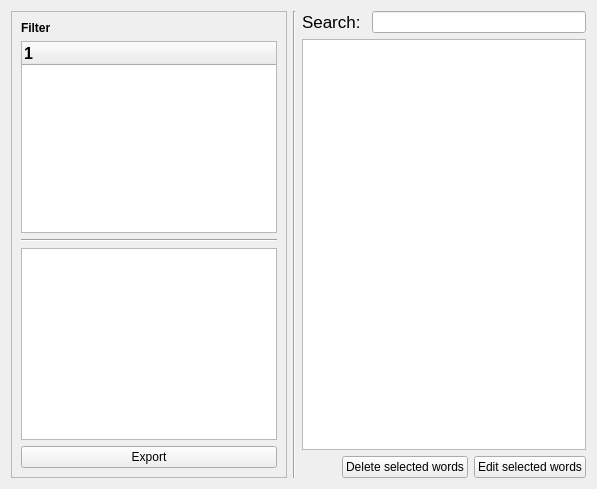
        <widget class="QWidget" name="database_tab_page">
         <attribute name="title">
          <string>Database</string>
         </attribute>
         <layout class="QHBoxLayout" name="horizontalLayout_9">
          <item>
           <widget class="QFrame" name="frame">
            <property name="sizePolicy">
             <sizepolicy hsizetype="Fixed" vsizetype="Fixed">
              <horstretch>0</horstretch>
              <verstretch>0</verstretch>
             </sizepolicy>
            </property>
            <property name="frameShape">
             <enum>QFrame::StyledPanel</enum>
            </property>
            <property name="frameShadow">
             <enum>QFrame::Raised</enum>
            </property>
            <layout class="QVBoxLayout" name="verticalLayout_6">
             <item>
              <layout class="QVBoxLayout" name="verticalLayout_14">
               <item>
                <widget class="QLabel" name="label_13">
                 <property name="font">
                  <font>
                   <weight>75</weight>
                   <bold>true</bold>
                  </font>
                 </property>
                 <property name="text">
                  <string>Filter</string>
                 </property>
                </widget>
               </item>
               <item>
                <widget class="QTreeWidget" name="course_treeWidget">
                 <property name="sizePolicy">
                  <sizepolicy hsizetype="Minimum" vsizetype="MinimumExpanding">
                   <horstretch>0</horstretch>
                   <verstretch>0</verstretch>
                  </sizepolicy>
                 </property>
                 <property name="font">
                  <font>
                   <pointsize>12</pointsize>
                   <weight>75</weight>
                   <bold>true</bold>
                  </font>
                 </property>
                 <property name="frameShadow">
                  <enum>QFrame::Sunken</enum>
                 </property>
                 <property name="lineWidth">
                  <number>2</number>
                 </property>
                 <property name="editTriggers">
                  <set>QAbstractItemView::DoubleClicked</set>
                 </property>
                 <property name="dragEnabled">
                  <bool>true</bool>
                 </property>
                 <property name="dragDropOverwriteMode">
                  <bool>true</bool>
                 </property>
                 <property name="dragDropMode">
                  <enum>QAbstractItemView::DragDrop</enum>
                 </property>
                 <property name="alternatingRowColors">
                  <bool>true</bool>
                 </property>
                 <property name="selectionMode">
                  <enum>QAbstractItemView::MultiSelection</enum>
                 </property>
                 <property name="indentation">
                  <number>12</number>
                 </property>
                 <property name="rootIsDecorated">
                  <bool>true</bool>
                 </property>
                 <property name="itemsExpandable">
                  <bool>true</bool>
                 </property>
                 <property name="allColumnsShowFocus">
                  <bool>false</bool>
                 </property>
                 <property name="wordWrap">
                  <bool>true</bool>
                 </property>
                 <property name="headerHidden">
                  <bool>false</bool>
                 </property>
                 <property name="expandsOnDoubleClick">
                  <bool>true</bool>
                 </property>
                 <column>
                  <property name="text">
                   <string notr="true">1</string>
                  </property>
                 </column>
                </widget>
               </item>
               <item>
                <layout class="QHBoxLayout" name="horizontalLayout_6">
                 <property name="sizeConstraint">
                  <enum>QLayout::SetMaximumSize</enum>
                 </property>
                </layout>
               </item>
               <item>
                <widget class="Line" name="line_15">
                 <property name="orientation">
                  <enum>Qt::Horizontal</enum>
                 </property>
                </widget>
               </item>
               <item>
                <widget class="QTreeView" name="lessons_treeView">
                 <property name="font">
                  <font>
                   <pointsize>12</pointsize>
                   <weight>75</weight>
                   <bold>true</bold>
                  </font>
                 </property>
                </widget>
               </item>
               <item>
                <widget class="QPushButton" name="export_button">
                 <property name="text">
                  <string>Export</string>
                 </property>
                </widget>
               </item>
              </layout>
             </item>
            </layout>
           </widget>
          </item>
          <item>
           <widget class="Line" name="line_5">
            <property name="orientation">
             <enum>Qt::Vertical</enum>
            </property>
           </widget>
          </item>
          <item>
           <layout class="QVBoxLayout" name="verticalLayout_17">
            <item>
             <layout class="QHBoxLayout" name="horizontalLayout_4">
              <item>
               <widget class="QLabel" name="label_16">
                <property name="font">
                 <font>
                  <pointsize>13</pointsize>
                 </font>
                </property>
                <property name="text">
                 <string>Search: </string>
                </property>
               </widget>
              </item>
              <item>
               <widget class="QLineEdit" name="searchBox">
                <property name="inputMask">
                 <string notr="true"/>
                </property>
                <property name="placeholderText">
                 <string notr="true"/>
                </property>
               </widget>
              </item>
             </layout>
            </item>
            <item>
             <widget class="QTableView" name="vocabularyList">
              <property name="sizePolicy">
               <sizepolicy hsizetype="Expanding" vsizetype="MinimumExpanding">
                <horstretch>0</horstretch>
                <verstretch>0</verstretch>
               </sizepolicy>
              </property>
              <property name="font">
               <font>
                <pointsize>12</pointsize>
               </font>
              </property>
              <property name="mouseTracking">
               <bool>false</bool>
              </property>
              <property name="statusTip">
               <string notr="true"/>
              </property>
              <property name="whatsThis">
               <string notr="true"/>
              </property>
              <property name="autoScrollMargin">
               <number>19</number>
              </property>
              <property name="editTriggers">
               <set>QAbstractItemView::NoEditTriggers</set>
              </property>
              <property name="showDropIndicator" stdset="0">
               <bool>false</bool>
              </property>
              <property name="dragDropOverwriteMode">
               <bool>false</bool>
              </property>
              <property name="alternatingRowColors">
               <bool>true</bool>
              </property>
              <property name="selectionMode">
               <enum>QAbstractItemView::MultiSelection</enum>
              </property>
              <property name="selectionBehavior">
               <enum>QAbstractItemView::SelectRows</enum>
              </property>
              <property name="iconSize">
               <size>
                <width>60</width>
                <height>60</height>
               </size>
              </property>
              <property name="verticalScrollMode">
               <enum>QAbstractItemView::ScrollPerPixel</enum>
              </property>
              <property name="horizontalScrollMode">
               <enum>QAbstractItemView::ScrollPerPixel</enum>
              </property>
              <property name="gridStyle">
               <enum>Qt::DashLine</enum>
              </property>
              <property name="sortingEnabled">
               <bool>true</bool>
              </property>
              <attribute name="horizontalHeaderStretchLastSection">
               <bool>true</bool>
              </attribute>
              <attribute name="verticalHeaderVisible">
               <bool>false</bool>
              </attribute>
              <attribute name="verticalHeaderShowSortIndicator" stdset="0">
               <bool>false</bool>
              </attribute>
             </widget>
            </item>
            <item>
             <layout class="QHBoxLayout" name="horizontalLayout_58">
              <item>
               <spacer name="horizontalSpacer_28">
                <property name="orientation">
                 <enum>Qt::Horizontal</enum>
                </property>
                <property name="sizeHint" stdset="0">
                 <size>
                  <width>40</width>
                  <height>20</height>
                 </size>
                </property>
               </spacer>
              </item>
              <item>
               <widget class="QPushButton" name="delete_selected_words_button">
                <property name="text">
                 <string>Delete selected words</string>
                </property>
               </widget>
              </item>
              <item>
               <widget class="QPushButton" name="edit_selected_words">
                <property name="text">
                 <string>Edit selected words</string>
                </property>
               </widget>
              </item>
             </layout>
            </item>
           </layout>
          </item>
         </layout>
         <zorder>line_5</zorder>
         <zorder>frame</zorder>
        </widget>
